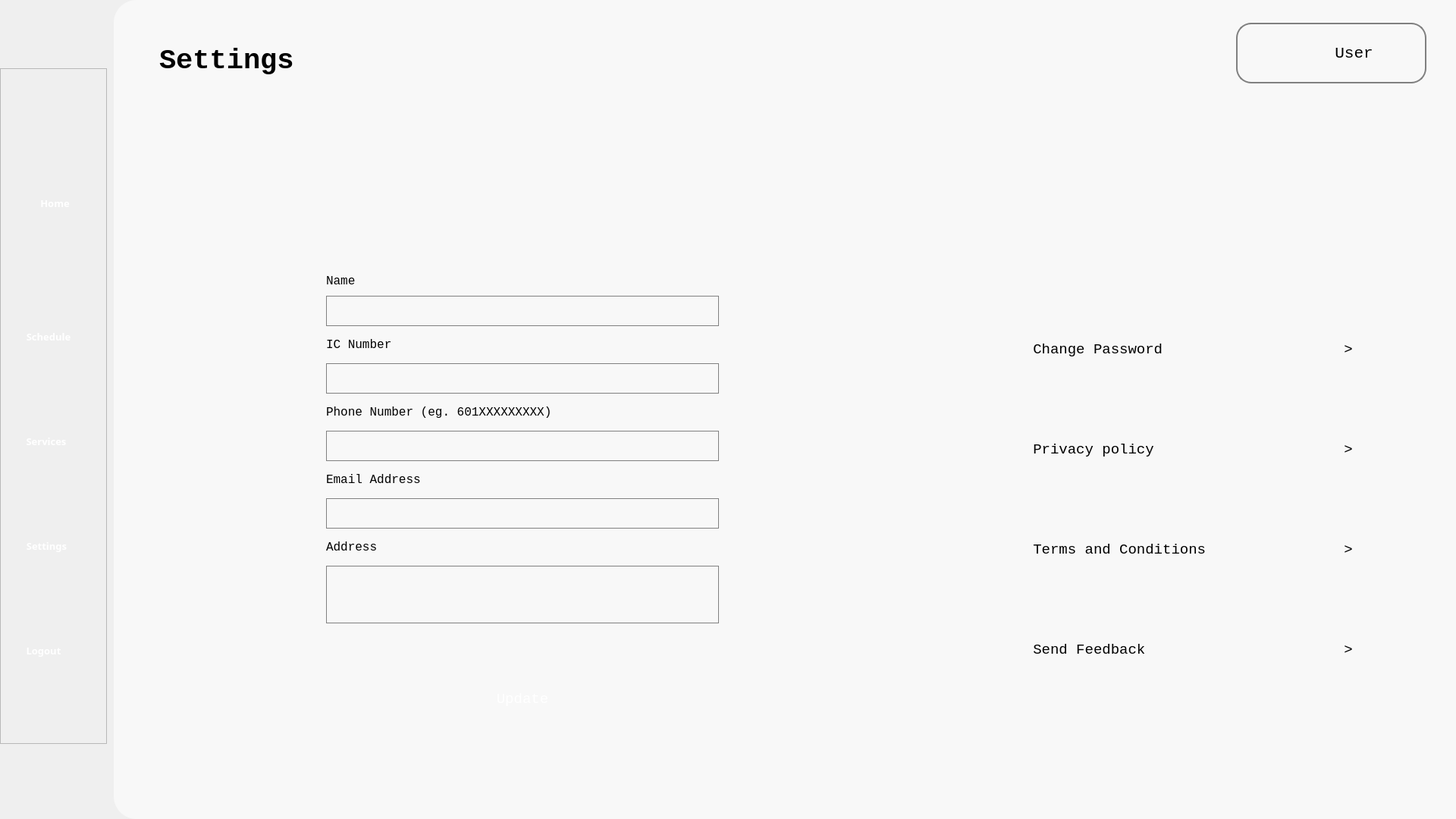
<?xml version="1.0" encoding="UTF-8"?>
<ui version="4.0">
 <class>Form</class>
 <widget class="QWidget" name="Form">
  <property name="geometry">
   <rect>
    <x>0</x>
    <y>0</y>
    <width>1920</width>
    <height>1080</height>
   </rect>
  </property>
  <property name="windowTitle">
   <string>Form</string>
  </property>
  <property name="styleSheet">
   <string notr="true">background-color: &quot;#B6D0E2&quot; </string>
  </property>
  <widget class="QWidget" name="whitebg" native="true">
   <property name="geometry">
    <rect>
     <x>150</x>
     <y>0</y>
     <width>1771</width>
     <height>1080</height>
    </rect>
   </property>
   <property name="styleSheet">
    <string notr="true">background-color: #F8F8F8;
border-bottom-left-radius: 30px;
border-top-left-radius: 30px;</string>
   </property>
   <widget class="QLabel" name="settings_label">
    <property name="geometry">
     <rect>
      <x>60</x>
      <y>40</y>
      <width>481</width>
      <height>81</height>
     </rect>
    </property>
    <property name="font">
     <font>
      <family>Consolas</family>
      <pointsize>28</pointsize>
      <weight>75</weight>
      <bold>true</bold>
     </font>
    </property>
    <property name="text">
     <string>Settings</string>
    </property>
   </widget>
   <widget class="QFrame" name="user_frame">
    <property name="geometry">
     <rect>
      <x>1480</x>
      <y>30</y>
      <width>251</width>
      <height>80</height>
     </rect>
    </property>
    <property name="styleSheet">
     <string notr="true">border-radius: 20px; border: 2px solid #808080</string>
    </property>
    <property name="frameShape">
     <enum>QFrame::StyledPanel</enum>
    </property>
    <property name="frameShadow">
     <enum>QFrame::Raised</enum>
    </property>
    <widget class="QLabel" name="profile_icon">
     <property name="geometry">
      <rect>
       <x>10</x>
       <y>10</y>
       <width>60</width>
       <height>60</height>
      </rect>
     </property>
     <property name="styleSheet">
      <string notr="true">border: none</string>
     </property>
     <property name="text">
      <string/>
     </property>
     <property name="pixmap">
      <pixmap>../Images/icon/profile_icon.png</pixmap>
     </property>
     <property name="scaledContents">
      <bool>true</bool>
     </property>
    </widget>
    <widget class="QPushButton" name="profile_btn">
     <property name="geometry">
      <rect>
       <x>120</x>
       <y>25</y>
       <width>71</width>
       <height>31</height>
      </rect>
     </property>
     <property name="font">
      <font>
       <family>Consolas</family>
       <pointsize>16</pointsize>
      </font>
     </property>
     <property name="styleSheet">
      <string notr="true">border: none</string>
     </property>
     <property name="text">
      <string>User</string>
     </property>
    </widget>
   </widget>
   <widget class="QFrame" name="updateFrame">
    <property name="geometry">
     <rect>
      <x>180</x>
      <y>170</y>
      <width>741</width>
      <height>821</height>
     </rect>
    </property>
    <widget class="QWidget" name="layoutWidget">
     <property name="geometry">
      <rect>
       <x>100</x>
       <y>31</y>
       <width>518</width>
       <height>751</height>
      </rect>
     </property>
     <layout class="QVBoxLayout" name="verticalLayout_2">
      <property name="spacing">
       <number>15</number>
      </property>
      <item>
       <layout class="QVBoxLayout" name="name_layout">
        <property name="spacing">
         <number>10</number>
        </property>
        <item>
         <layout class="QHBoxLayout" name="horizontalLayout">
          <item>
           <spacer name="horizontalSpacer">
            <property name="orientation">
             <enum>Qt::Horizontal</enum>
            </property>
            <property name="sizeType">
             <enum>QSizePolicy::Fixed</enum>
            </property>
            <property name="sizeHint" stdset="0">
             <size>
              <width>175</width>
              <height>20</height>
             </size>
            </property>
           </spacer>
          </item>
          <item>
           <widget class="QLabel" name="profile_icon_2">
            <property name="minimumSize">
             <size>
              <width>150</width>
              <height>150</height>
             </size>
            </property>
            <property name="maximumSize">
             <size>
              <width>150</width>
              <height>150</height>
             </size>
            </property>
            <property name="styleSheet">
             <string notr="true">border: none</string>
            </property>
            <property name="text">
             <string/>
            </property>
            <property name="pixmap">
             <pixmap>../Images/icon/profile_icon.png</pixmap>
            </property>
            <property name="scaledContents">
             <bool>true</bool>
            </property>
           </widget>
          </item>
          <item>
           <spacer name="horizontalSpacer_2">
            <property name="orientation">
             <enum>Qt::Horizontal</enum>
            </property>
            <property name="sizeType">
             <enum>QSizePolicy::Fixed</enum>
            </property>
            <property name="sizeHint" stdset="0">
             <size>
              <width>175</width>
              <height>20</height>
             </size>
            </property>
           </spacer>
          </item>
         </layout>
        </item>
        <item>
         <widget class="QLabel" name="name">
          <property name="font">
           <font>
            <family>Consolas</family>
            <pointsize>12</pointsize>
           </font>
          </property>
          <property name="text">
           <string>Name</string>
          </property>
         </widget>
        </item>
        <item>
         <widget class="QLineEdit" name="name_input">
          <property name="minimumSize">
           <size>
            <width>500</width>
            <height>40</height>
           </size>
          </property>
          <property name="baseSize">
           <size>
            <width>0</width>
            <height>0</height>
           </size>
          </property>
          <property name="styleSheet">
           <string notr="true">border-radius: 0px; border: 1px solid #808080</string>
          </property>
          <property name="frame">
           <bool>true</bool>
          </property>
         </widget>
        </item>
       </layout>
      </item>
      <item>
       <layout class="QVBoxLayout" name="ic_layout">
        <item>
         <widget class="QLabel" name="ic">
          <property name="font">
           <font>
            <family>Consolas</family>
            <pointsize>12</pointsize>
           </font>
          </property>
          <property name="text">
           <string>IC Number</string>
          </property>
         </widget>
        </item>
        <item>
         <widget class="QLineEdit" name="ic_input">
          <property name="minimumSize">
           <size>
            <width>0</width>
            <height>40</height>
           </size>
          </property>
          <property name="styleSheet">
           <string notr="true">border-radius: 0px; border: 1px solid #808080</string>
          </property>
         </widget>
        </item>
       </layout>
      </item>
      <item>
       <layout class="QVBoxLayout" name="phone_layout">
        <item>
         <widget class="QLabel" name="phonenum">
          <property name="font">
           <font>
            <family>Consolas</family>
            <pointsize>12</pointsize>
           </font>
          </property>
          <property name="text">
           <string>Phone Number (eg. 601XXXXXXXXX)</string>
          </property>
         </widget>
        </item>
        <item>
         <widget class="QLineEdit" name="phone_input">
          <property name="minimumSize">
           <size>
            <width>0</width>
            <height>40</height>
           </size>
          </property>
          <property name="styleSheet">
           <string notr="true">border-radius: 0px; border: 1px solid #808080</string>
          </property>
         </widget>
        </item>
       </layout>
      </item>
      <item>
       <layout class="QVBoxLayout" name="email_layout">
        <item>
         <widget class="QLabel" name="email">
          <property name="font">
           <font>
            <family>Consolas</family>
            <pointsize>12</pointsize>
           </font>
          </property>
          <property name="text">
           <string>Email Address</string>
          </property>
         </widget>
        </item>
        <item>
         <widget class="QLineEdit" name="email_input">
          <property name="minimumSize">
           <size>
            <width>0</width>
            <height>40</height>
           </size>
          </property>
          <property name="styleSheet">
           <string notr="true">border-radius: 0px; border: 1px solid #808080</string>
          </property>
         </widget>
        </item>
       </layout>
      </item>
      <item>
       <layout class="QVBoxLayout" name="add_layout">
        <item>
         <widget class="QLabel" name="add">
          <property name="font">
           <font>
            <family>Consolas</family>
            <pointsize>12</pointsize>
           </font>
          </property>
          <property name="text">
           <string>Address</string>
          </property>
         </widget>
        </item>
        <item>
         <widget class="QTextEdit" name="add_input">
          <property name="maximumSize">
           <size>
            <width>16777215</width>
            <height>80</height>
           </size>
          </property>
          <property name="styleSheet">
           <string notr="true">border-radius: 0px; border: 1px solid #808080</string>
          </property>
         </widget>
        </item>
       </layout>
      </item>
      <item>
       <spacer name="verticalSpacer">
        <property name="orientation">
         <enum>Qt::Vertical</enum>
        </property>
        <property name="sizeHint" stdset="0">
         <size>
          <width>20</width>
          <height>58</height>
         </size>
        </property>
       </spacer>
      </item>
      <item>
       <widget class="QPushButton" name="update_btn">
        <property name="minimumSize">
         <size>
          <width>0</width>
          <height>60</height>
         </size>
        </property>
        <property name="font">
         <font>
          <family>Consolas</family>
          <pointsize>14</pointsize>
         </font>
        </property>
        <property name="toolTip">
         <string/>
        </property>
        <property name="styleSheet">
         <string notr="true">border-radius: 15px; color: white; background-color: &quot;#B6D0E2&quot;;</string>
        </property>
        <property name="text">
         <string>Update</string>
        </property>
       </widget>
      </item>
     </layout>
    </widget>
   </widget>
   <widget class="QWidget" name="layoutWidget_2">
    <property name="geometry">
     <rect>
      <x>1150</x>
      <y>390</y>
      <width>548</width>
      <height>541</height>
     </rect>
    </property>
    <layout class="QVBoxLayout" name="btn_layout">
     <property name="spacing">
      <number>50</number>
     </property>
     <item>
      <widget class="QPushButton" name="change_pass_btn">
       <property name="minimumSize">
        <size>
         <width>546</width>
         <height>0</height>
        </size>
       </property>
       <property name="maximumSize">
        <size>
         <width>546</width>
         <height>16777215</height>
        </size>
       </property>
       <property name="font">
        <font>
         <family>Consolas</family>
         <pointsize>14</pointsize>
        </font>
       </property>
       <property name="styleSheet">
        <string notr="true">border-radius: 10; background-color: transparent; color: black</string>
       </property>
       <property name="text">
        <string>Change Password                     &gt;</string>
       </property>
      </widget>
     </item>
     <item>
      <widget class="QPushButton" name="policy_btn">
       <property name="minimumSize">
        <size>
         <width>546</width>
         <height>0</height>
        </size>
       </property>
       <property name="maximumSize">
        <size>
         <width>546</width>
         <height>16777215</height>
        </size>
       </property>
       <property name="font">
        <font>
         <family>Consolas</family>
         <pointsize>14</pointsize>
        </font>
       </property>
       <property name="styleSheet">
        <string notr="true">border-radius: 10; background-color: transparent; color: black</string>
       </property>
       <property name="text">
        <string>Privacy policy                      &gt;</string>
       </property>
      </widget>
     </item>
     <item>
      <widget class="QPushButton" name="tnc_btn">
       <property name="minimumSize">
        <size>
         <width>546</width>
         <height>0</height>
        </size>
       </property>
       <property name="maximumSize">
        <size>
         <width>546</width>
         <height>16777215</height>
        </size>
       </property>
       <property name="font">
        <font>
         <family>Consolas</family>
         <pointsize>14</pointsize>
        </font>
       </property>
       <property name="styleSheet">
        <string notr="true">border-radius: 10; background-color: transparent; color: black</string>
       </property>
       <property name="text">
        <string>Terms and Conditions                &gt;</string>
       </property>
      </widget>
     </item>
     <item>
      <widget class="QPushButton" name="fb_btn">
       <property name="minimumSize">
        <size>
         <width>546</width>
         <height>0</height>
        </size>
       </property>
       <property name="maximumSize">
        <size>
         <width>546</width>
         <height>16777215</height>
        </size>
       </property>
       <property name="font">
        <font>
         <family>Consolas</family>
         <pointsize>14</pointsize>
        </font>
       </property>
       <property name="styleSheet">
        <string notr="true">border-radius: 10; background-color: transparent; color: black</string>
       </property>
       <property name="text">
        <string>Send Feedback                       &gt;</string>
       </property>
      </widget>
     </item>
    </layout>
   </widget>
  </widget>
  <widget class="QFrame" name="frame">
   <property name="geometry">
    <rect>
     <x>0</x>
     <y>90</y>
     <width>141</width>
     <height>891</height>
    </rect>
   </property>
   <property name="frameShape">
    <enum>QFrame::StyledPanel</enum>
   </property>
   <property name="frameShadow">
    <enum>QFrame::Raised</enum>
   </property>
   <widget class="QWidget" name="layoutWidget_4">
    <property name="geometry">
     <rect>
      <x>30</x>
      <y>19</y>
      <width>87</width>
      <height>871</height>
     </rect>
    </property>
    <layout class="QVBoxLayout" name="verticalLayout">
     <item>
      <widget class="QToolButton" name="home_navigation">
       <property name="enabled">
        <bool>true</bool>
       </property>
       <property name="sizePolicy">
        <sizepolicy hsizetype="Fixed" vsizetype="Fixed">
         <horstretch>0</horstretch>
         <verstretch>0</verstretch>
        </sizepolicy>
       </property>
       <property name="minimumSize">
        <size>
         <width>85</width>
         <height>96</height>
        </size>
       </property>
       <property name="maximumSize">
        <size>
         <width>85</width>
         <height>96</height>
        </size>
       </property>
       <property name="font">
        <font>
         <family>Source Sans Pro Semibold</family>
         <pointsize>10</pointsize>
         <weight>75</weight>
         <bold>true</bold>
        </font>
       </property>
       <property name="styleSheet">
        <string notr="true">border: none; 
color: white;</string>
       </property>
       <property name="text">
        <string>   Home   </string>
       </property>
       <property name="icon">
        <iconset>
         <normaloff>../Images/nav_images/home_page_icon.png</normaloff>../Images/nav_images/home_page_icon.png</iconset>
       </property>
       <property name="iconSize">
        <size>
         <width>70</width>
         <height>70</height>
        </size>
       </property>
       <property name="toolButtonStyle">
        <enum>Qt::ToolButtonTextUnderIcon</enum>
       </property>
      </widget>
     </item>
     <item>
      <widget class="QToolButton" name="appointments_navigation">
       <property name="enabled">
        <bool>true</bool>
       </property>
       <property name="sizePolicy">
        <sizepolicy hsizetype="Fixed" vsizetype="Fixed">
         <horstretch>0</horstretch>
         <verstretch>0</verstretch>
        </sizepolicy>
       </property>
       <property name="font">
        <font>
         <family>Source Sans Pro Semibold</family>
         <pointsize>10</pointsize>
         <weight>75</weight>
         <bold>true</bold>
        </font>
       </property>
       <property name="styleSheet">
        <string notr="true">border: none; 
color: white;</string>
       </property>
       <property name="text">
        <string>Schedule</string>
       </property>
       <property name="icon">
        <iconset>
         <normaloff>../Images/nav_images/appointment_page_icon.png</normaloff>../Images/nav_images/appointment_page_icon.png</iconset>
       </property>
       <property name="iconSize">
        <size>
         <width>70</width>
         <height>70</height>
        </size>
       </property>
       <property name="toolButtonStyle">
        <enum>Qt::ToolButtonTextUnderIcon</enum>
       </property>
      </widget>
     </item>
     <item>
      <widget class="QToolButton" name="services_navigation">
       <property name="enabled">
        <bool>true</bool>
       </property>
       <property name="sizePolicy">
        <sizepolicy hsizetype="Fixed" vsizetype="Fixed">
         <horstretch>0</horstretch>
         <verstretch>0</verstretch>
        </sizepolicy>
       </property>
       <property name="font">
        <font>
         <family>Source Sans Pro Semibold</family>
         <pointsize>10</pointsize>
         <weight>75</weight>
         <bold>true</bold>
        </font>
       </property>
       <property name="styleSheet">
        <string notr="true">border: none; 
color: white;</string>
       </property>
       <property name="text">
        <string>Services</string>
       </property>
       <property name="icon">
        <iconset>
         <normaloff>../Images/nav_images/services_icon.png</normaloff>../Images/nav_images/services_icon.png</iconset>
       </property>
       <property name="iconSize">
        <size>
         <width>70</width>
         <height>70</height>
        </size>
       </property>
       <property name="toolButtonStyle">
        <enum>Qt::ToolButtonTextUnderIcon</enum>
       </property>
      </widget>
     </item>
     <item>
      <widget class="QToolButton" name="settings_navigation">
       <property name="enabled">
        <bool>true</bool>
       </property>
       <property name="sizePolicy">
        <sizepolicy hsizetype="Fixed" vsizetype="Fixed">
         <horstretch>0</horstretch>
         <verstretch>0</verstretch>
        </sizepolicy>
       </property>
       <property name="font">
        <font>
         <family>Source Sans Pro Semibold</family>
         <pointsize>10</pointsize>
         <weight>75</weight>
         <bold>true</bold>
        </font>
       </property>
       <property name="styleSheet">
        <string notr="true">border: none; 
color: white;</string>
       </property>
       <property name="text">
        <string>Settings</string>
       </property>
       <property name="icon">
        <iconset>
         <normaloff>../Images/nav_images/settings_page_icon.png</normaloff>../Images/nav_images/settings_page_icon.png</iconset>
       </property>
       <property name="iconSize">
        <size>
         <width>70</width>
         <height>70</height>
        </size>
       </property>
       <property name="toolButtonStyle">
        <enum>Qt::ToolButtonTextUnderIcon</enum>
       </property>
      </widget>
     </item>
     <item>
      <widget class="QToolButton" name="logout_navigation">
       <property name="enabled">
        <bool>true</bool>
       </property>
       <property name="sizePolicy">
        <sizepolicy hsizetype="Fixed" vsizetype="Fixed">
         <horstretch>0</horstretch>
         <verstretch>0</verstretch>
        </sizepolicy>
       </property>
       <property name="font">
        <font>
         <family>Source Sans Pro Semibold</family>
         <pointsize>10</pointsize>
         <weight>75</weight>
         <bold>true</bold>
        </font>
       </property>
       <property name="styleSheet">
        <string notr="true">border: none; 
color: white;</string>
       </property>
       <property name="text">
        <string>Logout</string>
       </property>
       <property name="icon">
        <iconset>
         <normaloff>../Images/nav_images/logout_icon.png</normaloff>../Images/nav_images/logout_icon.png</iconset>
       </property>
       <property name="iconSize">
        <size>
         <width>70</width>
         <height>70</height>
        </size>
       </property>
       <property name="toolButtonStyle">
        <enum>Qt::ToolButtonTextUnderIcon</enum>
       </property>
      </widget>
     </item>
    </layout>
   </widget>
  </widget>
 </widget>
 <resources/>
 <connections/>
</ui>
